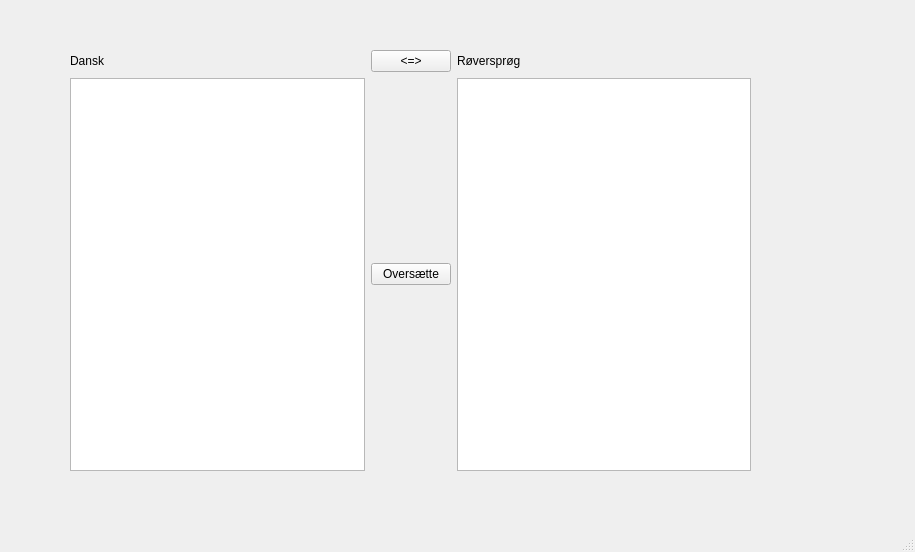
<?xml version="1.0" encoding="UTF-8"?>
<ui version="4.0">
 <class>MainWindow</class>
 <widget class="QMainWindow" name="MainWindow">
  <property name="geometry">
   <rect>
    <x>0</x>
    <y>0</y>
    <width>915</width>
    <height>552</height>
   </rect>
  </property>
  <property name="windowTitle">
   <string>MainWindow</string>
  </property>
  <widget class="QWidget" name="centralwidget">
   <widget class="QWidget" name="gridLayoutWidget">
    <property name="geometry">
     <rect>
      <x>70</x>
      <y>50</y>
      <width>681</width>
      <height>421</height>
     </rect>
    </property>
    <layout class="QGridLayout" name="gridLayout">
     <item row="1" column="1">
      <widget class="QPushButton" name="pushButton">
       <property name="text">
        <string>&lt;=&gt;</string>
       </property>
      </widget>
     </item>
     <item row="1" column="0">
      <widget class="QLabel" name="label">
       <property name="text">
        <string>Dansk</string>
       </property>
      </widget>
     </item>
     <item row="1" column="2">
      <widget class="QLabel" name="label_2">
       <property name="text">
        <string>Røversprøg</string>
       </property>
      </widget>
     </item>
     <item row="2" column="0">
      <widget class="QPlainTextEdit" name="plainTextEdit"/>
     </item>
     <item row="2" column="2">
      <widget class="QPlainTextEdit" name="plainTextEdit_2"/>
     </item>
     <item row="2" column="1">
      <widget class="QPushButton" name="pushButton_2">
       <property name="text">
        <string>Oversætte</string>
       </property>
      </widget>
     </item>
    </layout>
   </widget>
  </widget>
  <widget class="QMenuBar" name="menubar">
   <property name="geometry">
    <rect>
     <x>0</x>
     <y>0</y>
     <width>915</width>
     <height>23</height>
    </rect>
   </property>
  </widget>
  <widget class="QStatusBar" name="statusbar"/>
 </widget>
 <resources/>
 <connections/>
</ui>
